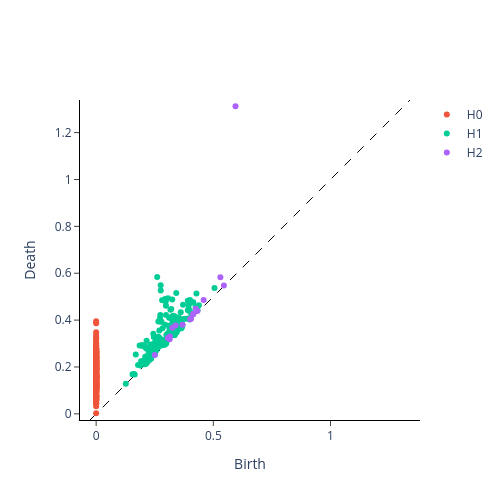

The code cell stored with this chart in its notebook:
### Code cell
plot_diagram(diagrams_basic[10])

### Figure 1 — Plotly figure (JSON) as saved in the notebook; plotly's stock layout.template omitted (floating-point values rounded to 4 significant figures; data arrays with more than 128 entries replaced by an {"elided": "..."} marker saying what was removed)
{"data": [{"hoverinfo": "none", "line": {"color": "black", "dash": "dash", "width": 1}, "mode": "lines", "showlegend": false, "type": "scatter", "x": [-0.02626, 1.339], "y": [-0.02626, 1.339]}, {"hoverinfo": "text", "hovertext": {"elided": "399 str values"}, "mode": "markers", "name": "H0", "type": "scatter", "x": {"elided": "399 int values"}, "y": {"elided": "399 float values"}}, {"hoverinfo": "text", "hovertext": {"elided": "160 str values"}, "mode": "markers", "name": "H1", "type": "scatter", "x": {"elided": "160 float values"}, "y": {"elided": "160 float values"}}, {"hoverinfo": "text", "hovertext": ["(0.5945838093757629, 1.3129546642303467)", "(0.5449652075767517, 0.5479356646537781)", "(0.5301589965820312, 0.583048939704895)", "(0.4587068557739258, 0.4855141341686249)", "(0.43232202529907227, 0.43858394026756287)", "(0.4251086115837097, 0.4487195611000061)", "(0.414429634809494, 0.4252685010433197)", "(0.41441357135772705, 0.4259791374206543)", "(0.4049258828163147, 0.405955970287323)", "(0.40103328227996826, 0.40334317088127136)", "(0.3685966432094574, 0.38033920526504517)", "(0.3391411602497101, 0.3770732283592224)", "(0.3252525329589844, 0.36787471175193787)", "(0.31494879722595215, 0.3297378122806549)", "(0.31378498673439026, 0.31780874729156494)", "(0.3058829605579376, 0.3241473436355591)", "(0.25001081824302673, 0.2508925199508667)"], "mode": "markers", "name": "H2", "type": "scatter", "x": [0.5946, 0.545, 0.5302, 0.4587, 0.4323, 0.4251, 0.4144, 0.4144, 0.4049, 0.401, 0.3686, 0.3391, 0.3253, 0.3149, 0.3138, 0.3059, 0.25], "y": [1.313, 0.5479, 0.583, 0.4855, 0.4386, 0.4487, 0.4253, 0.426, 0.406, 0.4033, 0.3803, 0.3771, 0.3679, 0.3297, 0.3178, 0.3241, 0.2509]}], "layout": {"height": 500, "plot_bgcolor": "white", "width": 500, "xaxis": {"autorange": false, "exponentformat": "e", "linecolor": "black", "linewidth": 1, "mirror": false, "range": [-0.02626, 1.339], "showexponent": "all", "showline": true, "side": "bottom", "ticks": "outside", "title": {"text": "Birth"}, "type": "linear", "zeroline": true}, "yaxis": {"autorange": false, "exponentformat": "e", "linecolor": "black", "linewidth": 1, "mirror": false, "range": [-0.02626, 1.339], "scaleanchor": "x", "scaleratio": 1, "showexponent": "all", "showline": true, "side": "left", "ticks": "outside", "title": {"text": "Death"}, "type": "linear", "zeroline": true}}}
